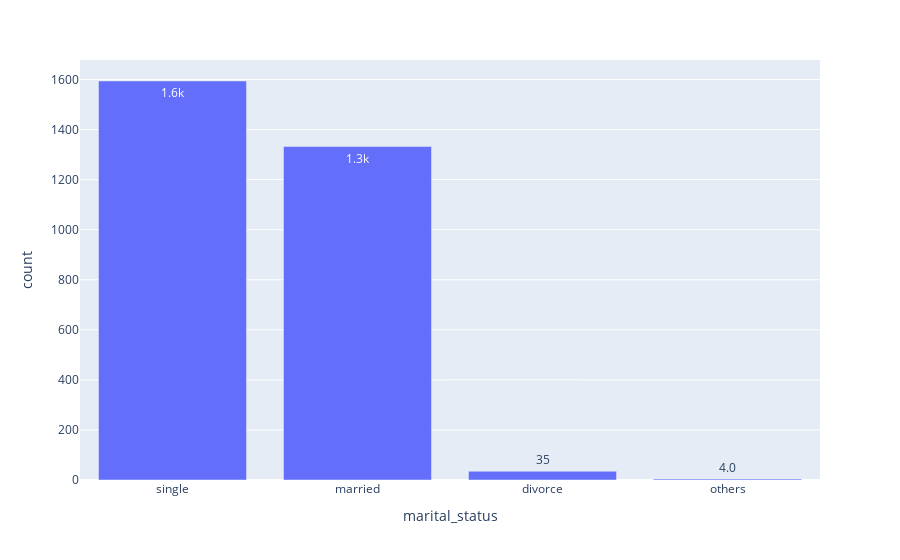

Write notebook code for a chart like this one.
### Markdown cell above
## Total Marital Status

### Code cell
totalMarital = df1['marital_status'].value_counts().reset_index()

# urutan
urutanMarital = {0: 'others', 1: 'married', 2: 'single', 3: 'divorce'}

# apply urutan
totalMarital['marital_status'] = totalMarital['marital_status'].map(urutanMarital)

fig = px.bar(totalMarital, x='marital_status', y='count', orientation='v',text_auto='.2s')
fig.show()

totalMarital

### Figure 1 — Plotly figure (JSON) as saved in the notebook; plotly's stock layout.template omitted (floating-point values rounded to 4 significant figures)
{"data": [{"alignmentgroup": "True", "hovertemplate": "marital_status=%{x}<br>count=%{y}<extra></extra>", "legendgroup": "", "marker": {"color": "#636efa", "pattern": {"shape": ""}}, "name": "", "offsetgroup": "", "orientation": "v", "showlegend": false, "textposition": "auto", "texttemplate": "%{y:.2s}", "type": "bar", "x": ["single", "married", "divorce", "others"], "xaxis": "x", "y": [1594, 1332, 35, 4], "yaxis": "y"}], "layout": {"barmode": "relative", "legend": {"tracegroupgap": 0}, "margin": {"t": 60}, "xaxis": {"anchor": "y", "domain": [0, 1], "title": {"text": "marital_status"}}, "yaxis": {"anchor": "x", "domain": [0, 1], "title": {"text": "count"}}}}
